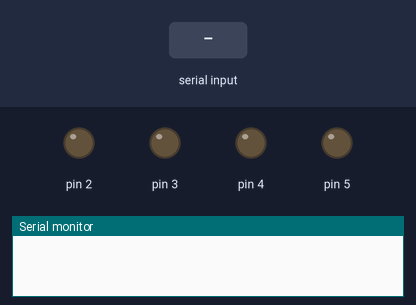
A sketch run on a simulated Arduino Uno, built with avr-gcc and run on an emulated ATmega328P. Parts: output pins drawn as LEDs (lit = HIGH), the last lines printed to the serial monitor. The inputs (shaded band) are chosen by the test bench.

Above: at 1.2 s.
1.3 s: "f" received over Serial
At 1.7 s:
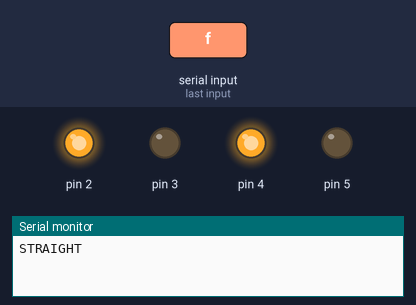
2.8 s: "d" received over Serial
At 4.0 s:
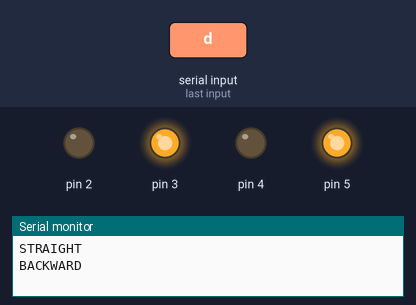
4.3 s: "r" received over Serial
At 5.2 s:
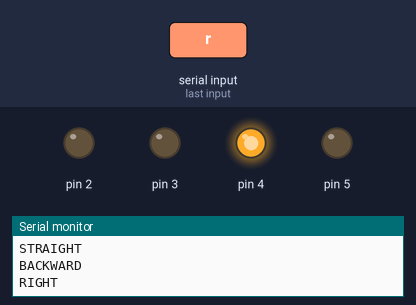
5.8 s: "l" received over Serial
At 6.3 s:
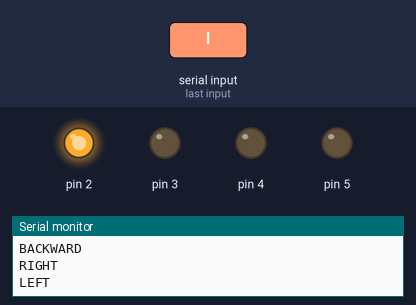
Timing chart, 0 to 8.3 s (numbered marks = the images above; inputs shaded):
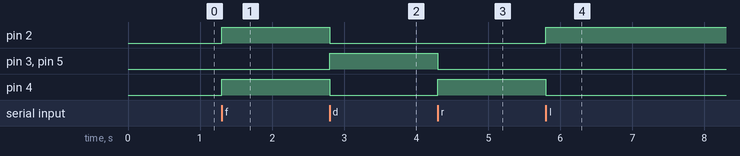

The sketch:

hc05.ino
```cpp
void straight();
void right();
void left();
void back();
void pause();

int m1=2;
int m2=3;
int m3=4;
int m4=5;

void setup() {
  // put your setup code here, to run once:
Serial.begin(9600);

pinMode(2,OUTPUT);
pinMode(3,OUTPUT);
pinMode(4,OUTPUT);
pinMode(5,OUTPUT);
}

void loop() {
  // put your main code here, to run repeatedly:

if(Serial.available()>0)
{
 char ch=Serial.read();
  switch(ch)
  {
    case 'f':straight();break;
    case 'd':back(); break;
    case 'r':right();break;
    case 'l':left();break;
    case 'p':pause();break;
    default :break;
  }
}
}
void straight()
{
  digitalWrite(2,HIGH);
  digitalWrite(3,LOW);
  digitalWrite(4,HIGH);
  digitalWrite(5,LOW);
  Serial.println("STRAIGHT");
}
void right()
{
  Serial.println("RIGHT");
   digitalWrite(2,LOW);
  digitalWrite(3,LOW);
  digitalWrite(4,HIGH);
  digitalWrite(5,LOW);
  //delay(2000);
}
void left()
{
Serial.println("LEFT");
   digitalWrite(2,HIGH);
  digitalWrite(3,LOW);
  digitalWrite(4,LOW);
  digitalWrite(5,LOW);
}
void back()
{
  digitalWrite(2,LOW);
  digitalWrite(3,HIGH);
  digitalWrite(4,LOW);
  digitalWrite(5,HIGH);
  Serial.println("BACKWARD");
}
void pause()
{
  digitalWrite(2,LOW);
  digitalWrite(3,LOW);
  digitalWrite(4,LOW);
  digitalWrite(5,LOW);
  Serial.println("STOP");
}
```

Measured:
- after the input at 1.3 s, pin 2, pin 4: LOW → HIGH at once
- after the input at 2.8 s, pin 2, pin 4: HIGH → LOW at once; pin 3, pin 5: LOW → HIGH at once
- after the input at 4.3 s, pin 3, pin 5: HIGH → LOW at once; pin 4: LOW → HIGH at once
- after the input at 5.8 s, pin 2: LOW → HIGH at once; pin 4: HIGH → LOW at once
